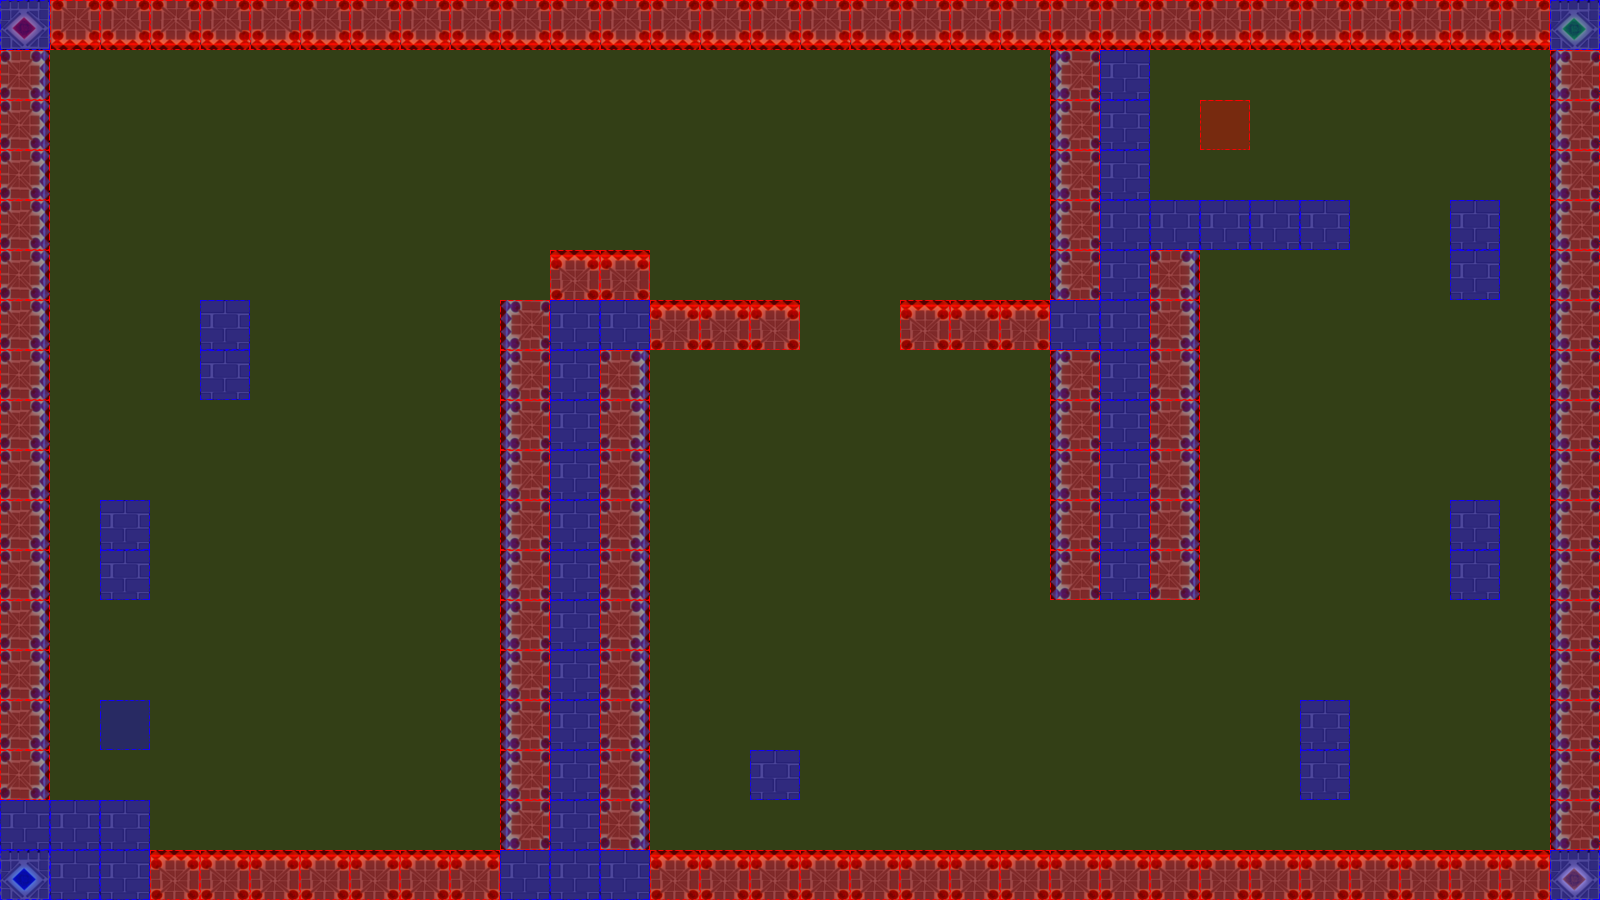

Below is a game level as drawn by its tile map, then a one-line description and the .tmx that defines it (tile-layer data replaced by summaries):
An orthogonal 32x18 tile map with 50x50 px tiles, 3 tile layers (terrain, collision, event), 2 tilesets.

<map version="1.0" orientation="orthogonal" renderorder="left-up" width="32" height="18" tilewidth="50" tileheight="50" nextobjectid="3">
 <tileset firstgid="1" name="castleTile" tilewidth="50" tileheight="50" tilecount="36" columns="6">
  <image source="tiles/castleTile.png" width="300" height="300" />
 </tileset>
 <tileset firstgid="37" name="collisionTile" tilewidth="50" tileheight="50" tilecount="12" columns="3">
  <image source="tiles/collisionTile.png" width="150" height="200" />
 </tileset>
 <layer name="terrain" width="32" height="18">
  <data>[576 cells, 183 non-empty, 9 distinct tile ids]</data>
 </layer>
 <layer name="collision" width="32" height="18">
  <data>[576 cells, 576 non-empty, 3 distinct tile ids]</data>
 </layer>
 <layer name="event" width="32" height="18">
  <data>[576 cells, 2 non-empty, 2 distinct tile ids]</data>
 </layer>
</map>
